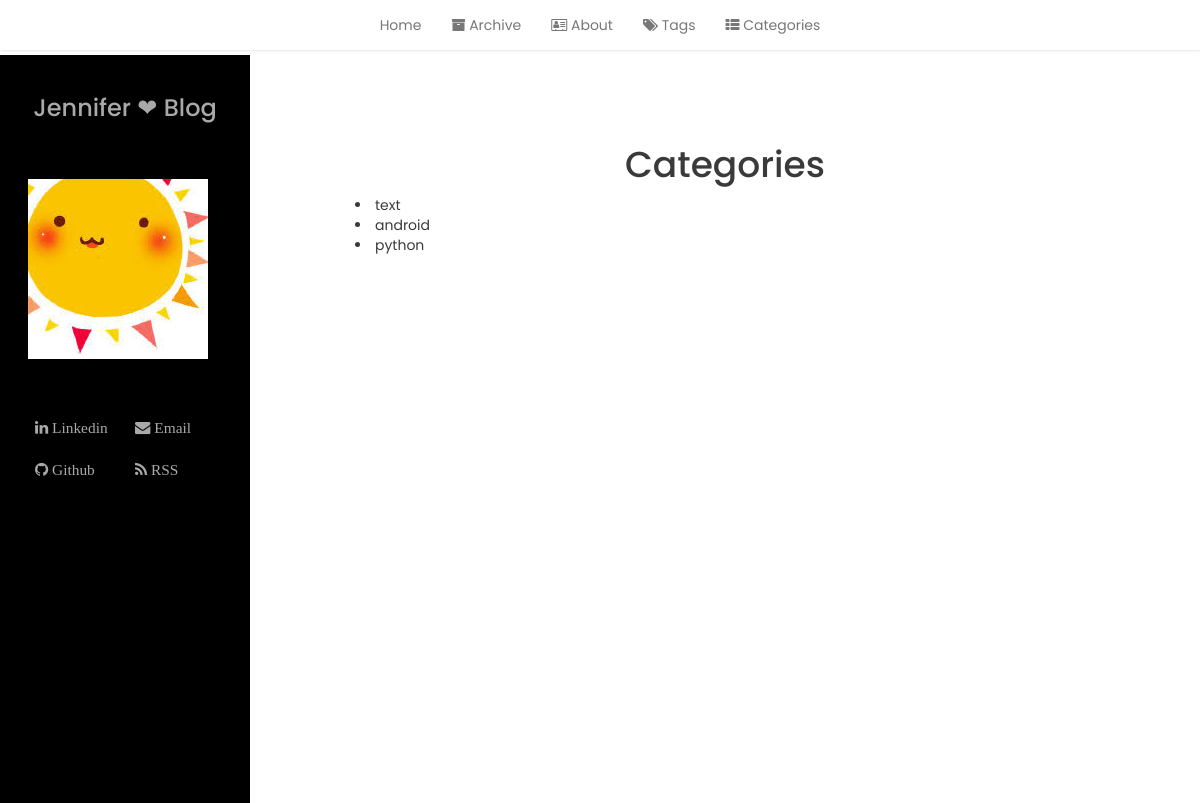
The page /category/ on the database its author committed.
### blog/models.py (models this page shows)
class Category(models.Model):
    name = models.CharField(max_length=100, unique=True)
    slug = models.SlugField(max_length=100, unique=True)
    author = models.ForeignKey(Author)
    def __str__(self):
        return self.name
    def get_absolute_url(self):
        return reverse('post_by_category', args=[self.slug])

### blog/views.py (the view)
# urls.py: url(r'^category/$', views.category_list, name='category_list'),
def category_list(request):
    categories = Category.objects.order_by("-id").all()
    return render(request, 'blog/category_list.html', {'categories': categories})

### blog/templates/blog/category_list.html (shortened to what this page needs)
{% extends "blog/base.html"  %}
{% block content %}
     <h1 class = "entry-title">Categories</h1>
    <article class="post">
        <div class="entry-content clearfix">
            {% for category in categories %}
                <li><a href="{{ category.get_absolute_url }}">{{ category }}</a></li>
            {% empty %}
                None
            {% endfor %}
        </div>
    </article>
{% endblock %}

### static/blog/css/blog.css (style rules this page uses)
body { font-family: 'Poppins', sans-serif; background: #fafafa; height:100%; background:url(https://source.unsplash.com/iVVBVb2RqLc/1600x900); }
a, a:hover, a:focus { color: inherit; text-decoration: none; transition: all 0.3s; }
.entry-title { text-align: center; }

### rows shown on the page
Category: name "text"
Category: name "android"
Category: name "python"
